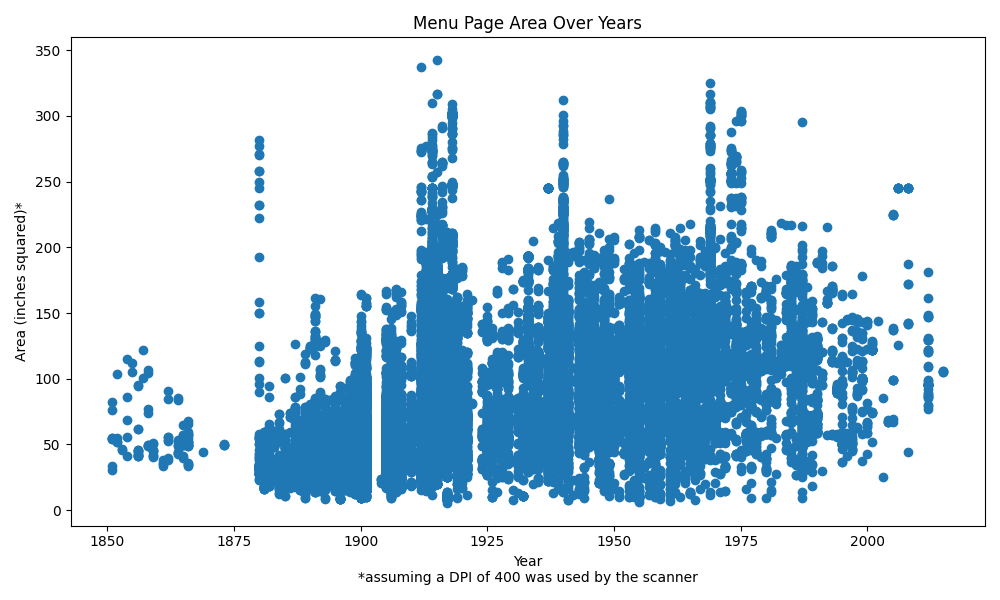

Recreate this plot in Python.
import pandas as pd
import matplotlib.pyplot as plt

def main():
    menu_page = pd.read_csv('MenuPage.csv')
    menu = pd.read_csv('Menu_cleaned_dates.csv')

    menu_page['width_in'] = menu_page['full_width'] / 400
    menu_page['height_in'] = menu_page['full_height'] / 400
    menu_page['area'] = menu_page['width_in'] * menu_page['height_in']

    df = menu_page.merge(
        menu[['id', 'date']],
        how='left',
        left_on='menu_id',
        right_on='id'
    )

    df['date'] = pd.to_datetime(df['date'], errors='coerce')
    df = df.dropna(subset=['date'])
    df['year'] = df['date'].dt.year

    plt.figure(figsize=(10, 6))
    plt.scatter(df['year'], df['area'])
    plt.xlabel('Year\n*assuming a DPI of 400 was used by the scanner')
    plt.ylabel('Area (inches squared)*')
    plt.title('Menu Page Area Over Years')
    plt.tight_layout()
    plt.show()

if __name__ == '__main__':
    main()
